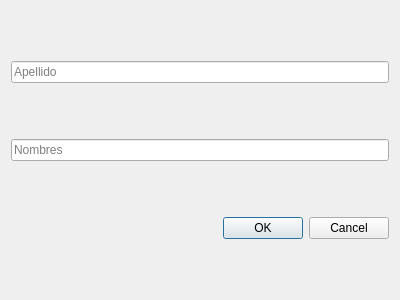
<?xml version="1.0" encoding="UTF-8"?>
<ui version="4.0">
 <class>EditarAlumno</class>
 <widget class="QDialog" name="EditarAlumno">
  <property name="geometry">
   <rect>
    <x>0</x>
    <y>0</y>
    <width>400</width>
    <height>300</height>
   </rect>
  </property>
  <property name="windowTitle">
   <string>Dialog</string>
  </property>
  <layout class="QVBoxLayout" name="verticalLayout">
   <item>
    <widget class="QLineEdit" name="lineEditApellido">
     <property name="placeholderText">
      <string>Apellido</string>
     </property>
    </widget>
   </item>
   <item>
    <widget class="QLineEdit" name="lineEditNombres">
     <property name="placeholderText">
      <string>Nombres</string>
     </property>
    </widget>
   </item>
   <item>
    <widget class="QDialogButtonBox" name="buttonBox">
     <property name="orientation">
      <enum>Qt::Horizontal</enum>
     </property>
     <property name="standardButtons">
      <set>QDialogButtonBox::Cancel|QDialogButtonBox::Ok</set>
     </property>
    </widget>
   </item>
  </layout>
 </widget>
 <resources/>
 <connections>
  <connection>
   <sender>buttonBox</sender>
   <signal>accepted()</signal>
   <receiver>EditarAlumno</receiver>
   <slot>accept()</slot>
   <hints>
    <hint type="sourcelabel">
     <x>248</x>
     <y>254</y>
    </hint>
    <hint type="destinationlabel">
     <x>157</x>
     <y>274</y>
    </hint>
   </hints>
  </connection>
  <connection>
   <sender>buttonBox</sender>
   <signal>rejected()</signal>
   <receiver>EditarAlumno</receiver>
   <slot>reject()</slot>
   <hints>
    <hint type="sourcelabel">
     <x>316</x>
     <y>260</y>
    </hint>
    <hint type="destinationlabel">
     <x>286</x>
     <y>274</y>
    </hint>
   </hints>
  </connection>
 </connections>
</ui>
